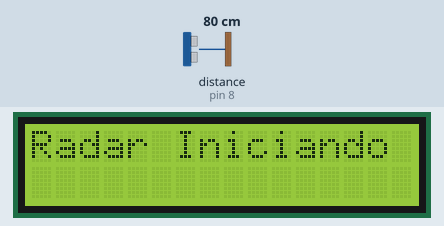
Recording of a sketch running on a simulated Arduino Uno, built with avr-gcc and run on an emulated ATmega328P. Shown: 16×2 character LCD. Wiring (inferred from the names in the program): ultrasonic range finder: trigger pin 9; echo pin 8. The test bench sets the inputs (shaded band); at power-on: distance to the obstacle (sensor on pin 8) 80 cm. The echo pulse lasts 58.3 µs per cm.

Above: at 0.1 s.
At 3.2 s:
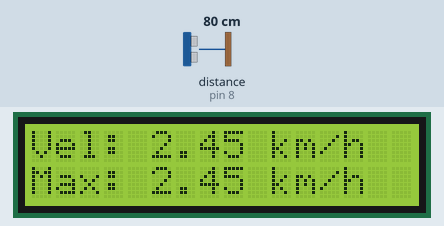
3.3 s: distance to the obstacle (sensor on pin 8) set to 35 cm
At 4.5 s:
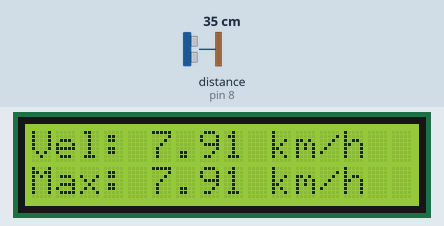
Timing chart, 0 to 6.3 s (numbered marks = the images above; inputs shaded):
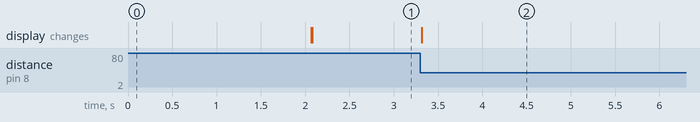

Measured:
- after the input at 3.3 s, the display: changes at once (image 2)

The sketch:

aferidor.ino
```cpp
#include <LiquidCrystal.h>

// LCD: RS, E, D4, D5, D6, D7
LiquidCrystal lcd(12, 11, 5, 4, 3, 2);

// Sensor ultrassônico
int trig = 9;
int echo = 8;

// Variáveis
float distAnterior = 0;
unsigned long tempoAnterior = 0;

float velocidadeMax = 0;

// ===== FUNÇÃO DE DISTÂNCIA =====
float medirDistancia() {
  digitalWrite(trig, LOW);
  delayMicroseconds(2);
  digitalWrite(trig, HIGH);
  delayMicroseconds(10);
  digitalWrite(trig, LOW);

  long dur = pulseIn(echo, HIGH);
  return dur * 0.034 / 2;
}

void setup() {
  pinMode(trig, OUTPUT);
  pinMode(echo, INPUT);

  lcd.begin(16, 2);

  lcd.print("Radar Iniciando");
  delay(2000);
  lcd.clear();

  distAnterior = medirDistancia();
  tempoAnterior = millis();
}

void loop() {

  float distAtual = medirDistancia();
  unsigned long tempoAtual = millis();

  // ===== FILTRO DE DISTÂNCIA =====
  if (distAtual > 20 && distAtual < 200) {

    // ===== ZONA DE DETECÇÃO =====
    if (distAtual < 120) {

      float deltaDist = distAnterior - distAtual;
      float deltaTempo = (tempoAtual - tempoAnterior) / 1000.0;

      if (deltaTempo > 0) {

        float velocidade = deltaDist / deltaTempo; // cm/s
        float kmh = velocidade * 0.036;

        // ===== FILTRO DE ERRO =====
        if (kmh > 0 && kmh < 50) {

          // ===== ATUALIZA VELOCIDADE MÁXIMA =====
          if (kmh > velocidadeMax) {
            velocidadeMax = kmh;
          }

          // ===== LCD =====
          lcd.setCursor(0, 0);
          lcd.print("Vel: ");
          lcd.print(kmh);
          lcd.print(" km/h   ");

          lcd.setCursor(0, 1);
          lcd.print("Max: ");
          lcd.print(velocidadeMax);
          lcd.print(" km/h   ");
        }
      }
    }
  }

  // Atualiza referência
  distAnterior = distAtual;
  tempoAnterior = tempoAtual;

  delay(200);
}
```
